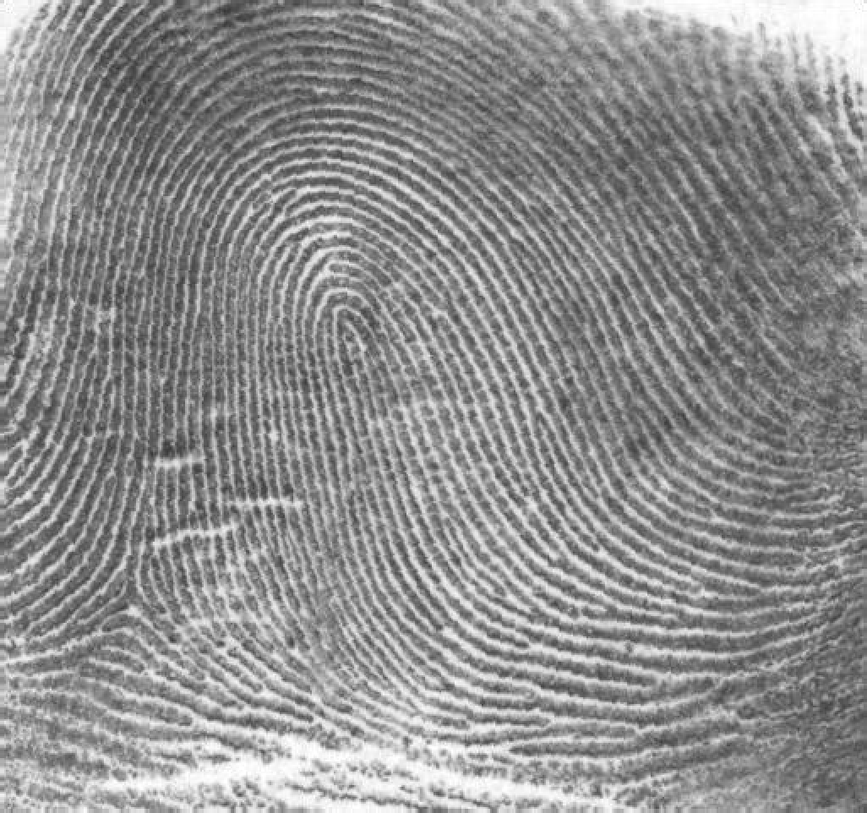
%> input picture Homework2/数媒第二次作业要求/Assignment2/img/Q_3_3.tif, 867 x 813 px, shrunk from 1026 x 962 before the run
$ octave main1.m   (GNU Octave 9; MATLAB toolbox functions it lacks are replaced by stand-ins)
%> lines starting %> are read from the running program, lines starting %| are printed output that depends on the picture
### Homework2/数媒第二次作业要求/Assignment2/a4/ButterworthFilter.m
function Huv = ButterworthFilter(D0,rows,cols,n)

[X,Y] = meshgrid(1:cols, 1:rows);

Duv = sqrt((X - cols/2).^2 + (Y - rows/2).^2);
Huv = 1 ./ (1 + (Duv/D0).^(2*n));

### Homework2/数媒第二次作业要求/Assignment2/a4/main1.m
im = im2single(imread('../img/Q_3_3.tif'));
%> im: size 813x867 single; min 0.18, max 1, mean 0.56
[rows, cols] = size(im);
%> rows = 813; cols = 867

%pad the image to its double size by populating zeros
paddedIm = padarray(im, [rows, cols],'post');
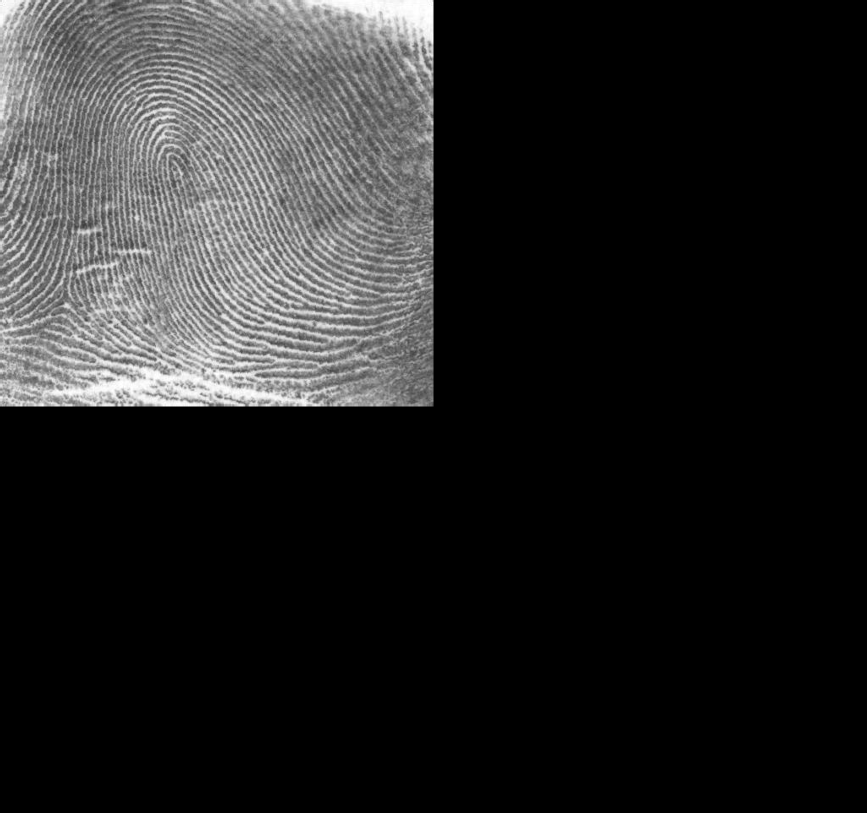
%> paddedIm: size 1626x1734 single (shown at 1/2 size); min 0, max 1, mean 0.14
imfft = fft2(paddedIm);
imfftShifted = fftshift(imfft);

%construct a low-pass filter (of a Gaussian shape) in the Fourier domain
D0 = 40;
n = 4;
HPFilterKernel = 1 - ButterworthFilter(D0, 2*rows, 2*cols,n);
modifiedFourierTransform = ifftshift(imfftShifted .* HPFilterKernel);

%go back to the spatial domain
resultInSpatialDomain = real(ifft2(modifiedFourierTransform));
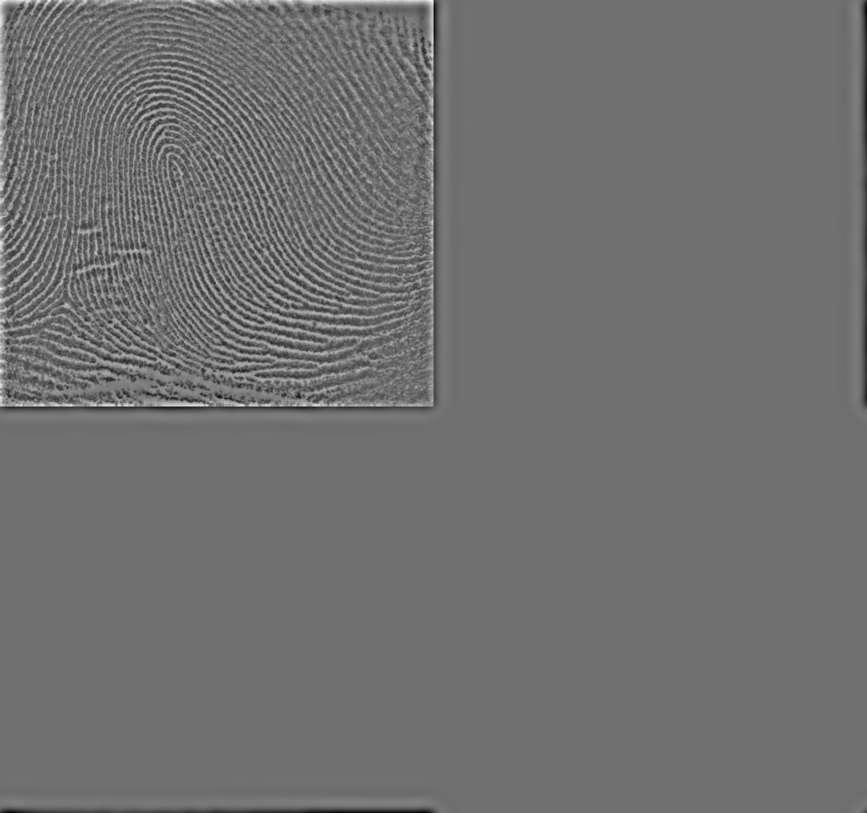
%> resultInSpatialDomain: size 1626x1734 single (shown at 1/2 size); min -0.502, max 0.637, mean -2.27e-10; drawn with min black and max white

%extract the final processed result
finalResult = resultInSpatialDomain(1:rows, 1:cols);
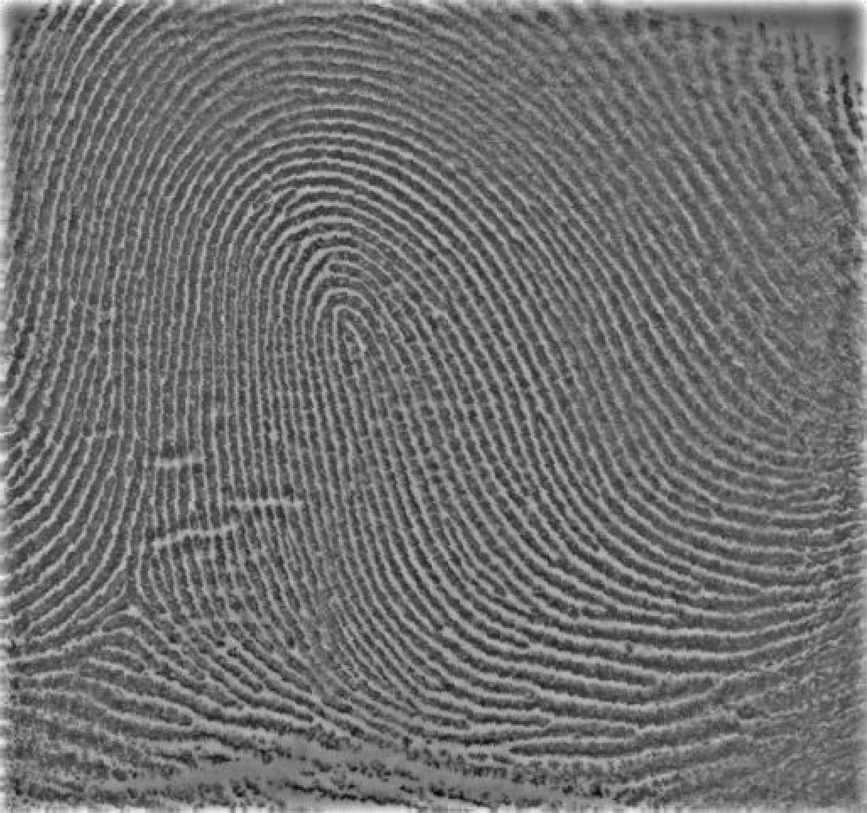
%> finalResult: size 813x867 single; min -0.488, max 0.637, mean 0.00688; drawn with min black and max white
figure;
finalResult(finalResult<0) = 0;
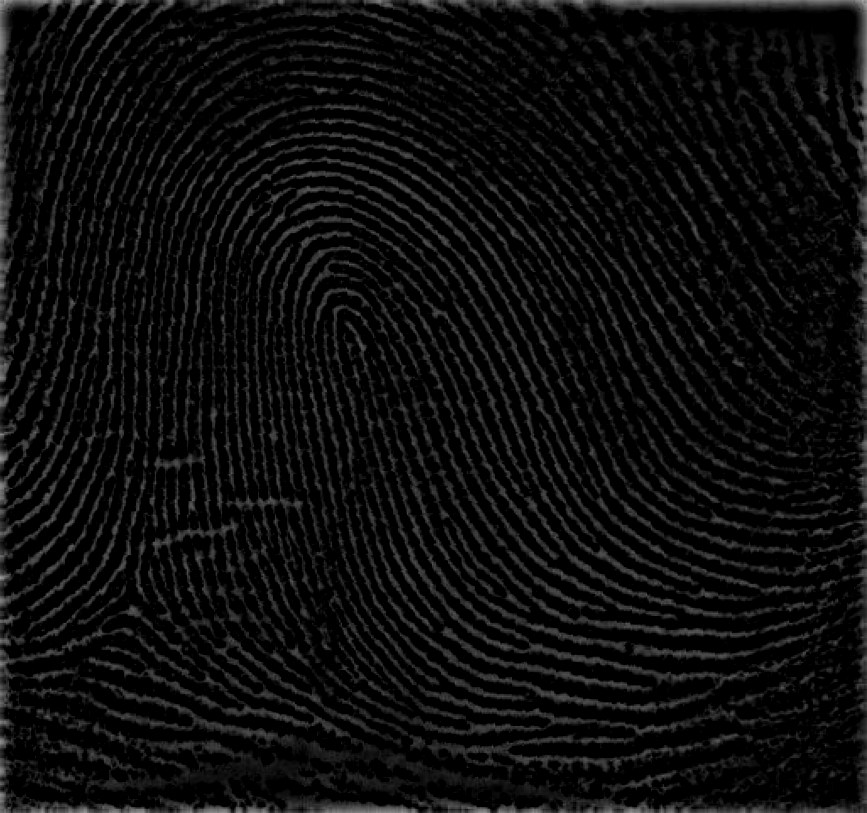
%> finalResult: size 813x867 single; min 0, max 0.637, mean 0.0539
finalResult(finalResult>1) = 1;
imwrite(double(finalResult), 'res/res_1.tif', 'tif');
imshow(finalResult,[0,1]);

$ run again, with Homework2/数媒第二次作业要求/Assignment2/img/Q_1_1.tif copied over Homework2/数媒第二次作业要求/Assignment2/img/Q_3_3.tif
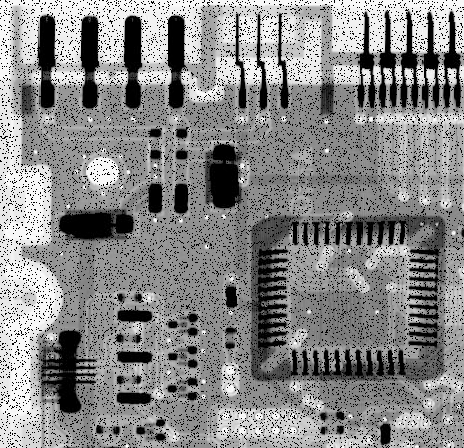
%> input picture Homework2/数媒第二次作业要求/Assignment2/img/Q_1_1.tif, 464 x 448 px
%> `resultInSpatialDomain = real(ifft2(modifiedFourierTransform));`:
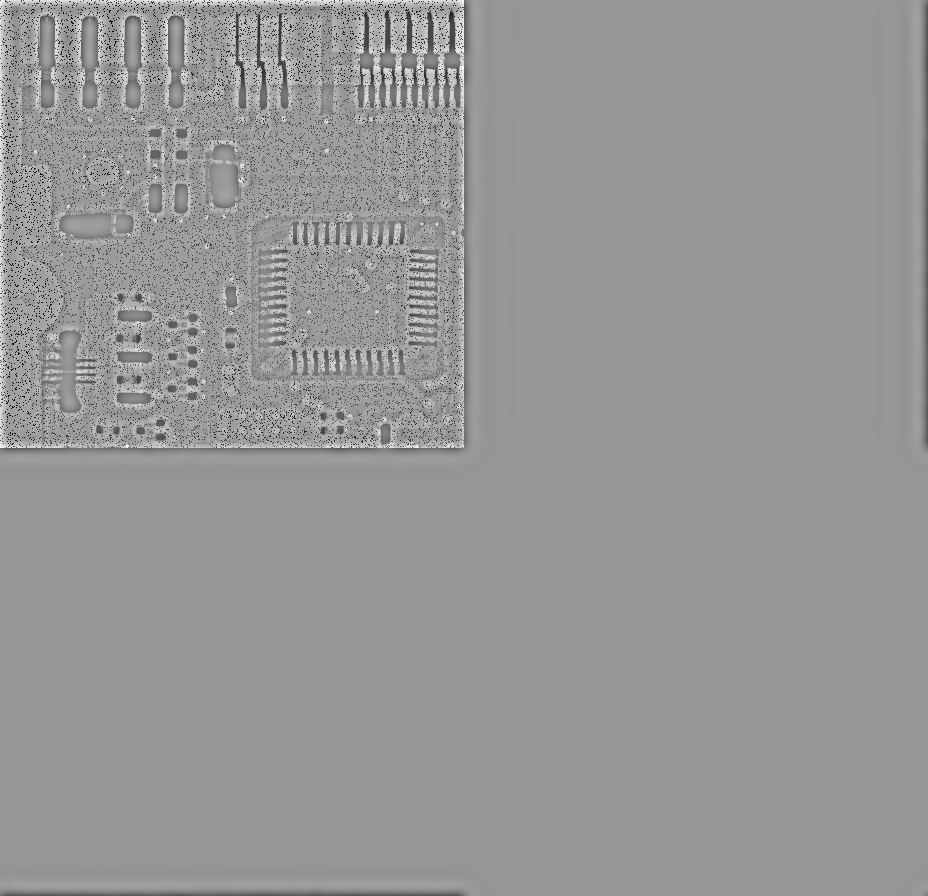
%> resultInSpatialDomain: size 896x928 single; min -0.993, max 0.694, mean 2.2e-10; drawn with min black and max white
%> `finalResult(finalResult<0) = 0;`:
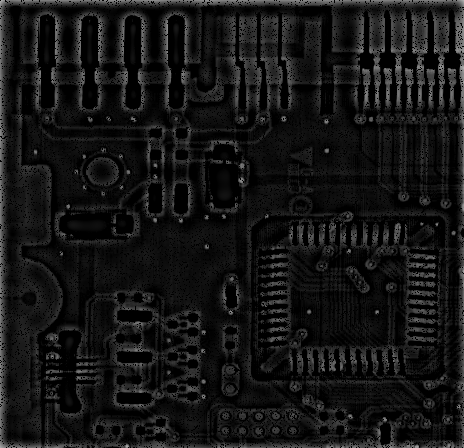
%> finalResult: size 448x464 single; min 0, max 0.694, mean 0.0833
